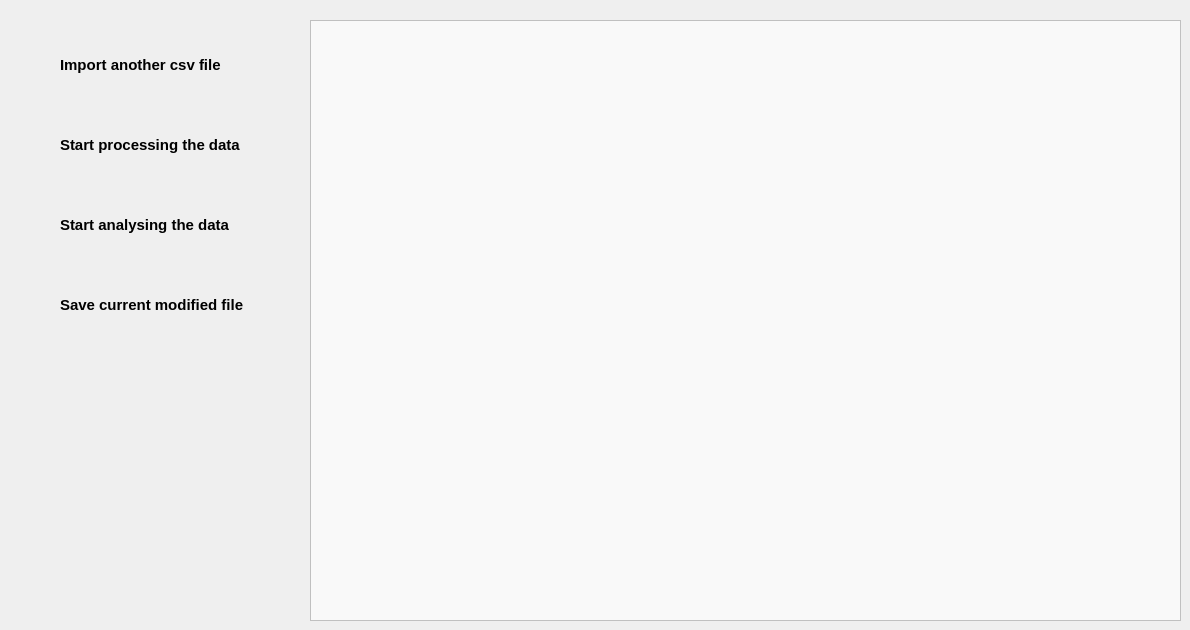
   <widget class="QWidget" name="main_page">
    <widget class="QTableWidget" name="table_IM">
     <property name="geometry">
      <rect>
       <x>310</x>
       <y>20</y>
       <width>871</width>
       <height>601</height>
      </rect>
     </property>
     <property name="autoFillBackground">
      <bool>false</bool>
     </property>
     <property name="styleSheet">
      <string notr="true">background-color: rgb(249, 249, 249);
</string>
     </property>
     <property name="editTriggers">
      <set>QAbstractItemView::NoEditTriggers</set>
     </property>
     <property name="alternatingRowColors">
      <bool>false</bool>
     </property>
     <property name="showGrid">
      <bool>true</bool>
     </property>
    </widget>
    <widget class="QLabel" name="label_21">
     <property name="geometry">
      <rect>
       <x>60</x>
       <y>40</y>
       <width>201</width>
       <height>51</height>
      </rect>
     </property>
     <property name="font">
      <font>
       <family>Segoe UI</family>
       <pointsize>11</pointsize>
       <weight>75</weight>
       <bold>true</bold>
      </font>
     </property>
     <property name="text">
      <string>&lt;html&gt;&lt;head/&gt;&lt;body&gt;&lt;p&gt;Import another csv file&lt;/p&gt;&lt;/body&gt;&lt;/html&gt;</string>
     </property>
    </widget>
    <widget class="QLabel" name="label_22">
     <property name="geometry">
      <rect>
       <x>60</x>
       <y>120</y>
       <width>201</width>
       <height>51</height>
      </rect>
     </property>
     <property name="font">
      <font>
       <family>Segoe UI</family>
       <pointsize>11</pointsize>
       <weight>75</weight>
       <bold>true</bold>
      </font>
     </property>
     <property name="text">
      <string>&lt;html&gt;&lt;head/&gt;&lt;body&gt;&lt;p&gt;Start processing the data&lt;/p&gt;&lt;/body&gt;&lt;/html&gt;</string>
     </property>
    </widget>
    <widget class="QLabel" name="label_23">
     <property name="geometry">
      <rect>
       <x>60</x>
       <y>200</y>
       <width>201</width>
       <height>51</height>
      </rect>
     </property>
     <property name="font">
      <font>
       <family>Segoe UI</family>
       <pointsize>11</pointsize>
       <weight>75</weight>
       <bold>true</bold>
      </font>
     </property>
     <property name="text">
      <string>&lt;html&gt;&lt;head/&gt;&lt;body&gt;&lt;p&gt;Start analysing the data&lt;/p&gt;&lt;/body&gt;&lt;/html&gt;</string>
     </property>
    </widget>
    <widget class="QLabel" name="label_24">
     <property name="geometry">
      <rect>
       <x>60</x>
       <y>280</y>
       <width>201</width>
       <height>51</height>
      </rect>
     </property>
     <property name="font">
      <font>
       <family>Segoe UI</family>
       <pointsize>11</pointsize>
       <weight>75</weight>
       <bold>true</bold>
      </font>
     </property>
     <property name="text">
      <string>&lt;html&gt;&lt;head/&gt;&lt;body&gt;&lt;p&gt;Save current modified file&lt;/p&gt;&lt;/body&gt;&lt;/html&gt;</string>
     </property>
    </widget>
    <widget class="QLabel" name="arrow_2">
     <property name="geometry">
      <rect>
       <x>10</x>
       <y>40</y>
       <width>41</width>
       <height>51</height>
      </rect>
     </property>
     <property name="text">
      <string/>
     </property>
    </widget>
    <widget class="QLabel" name="arrow_3">
     <property name="geometry">
      <rect>
       <x>10</x>
       <y>120</y>
       <width>41</width>
       <height>51</height>
      </rect>
     </property>
     <property name="text">
      <string/>
     </property>
    </widget>
    <widget class="QLabel" name="arrow_4">
     <property name="geometry">
      <rect>
       <x>10</x>
       <y>200</y>
       <width>41</width>
       <height>51</height>
      </rect>
     </property>
     <property name="text">
      <string/>
     </property>
    </widget>
    <widget class="QLabel" name="arrow_5">
     <property name="geometry">
      <rect>
       <x>10</x>
       <y>280</y>
       <width>41</width>
       <height>51</height>
      </rect>
     </property>
     <property name="text">
      <string/>
     </property>
    </widget>
   </widget>
